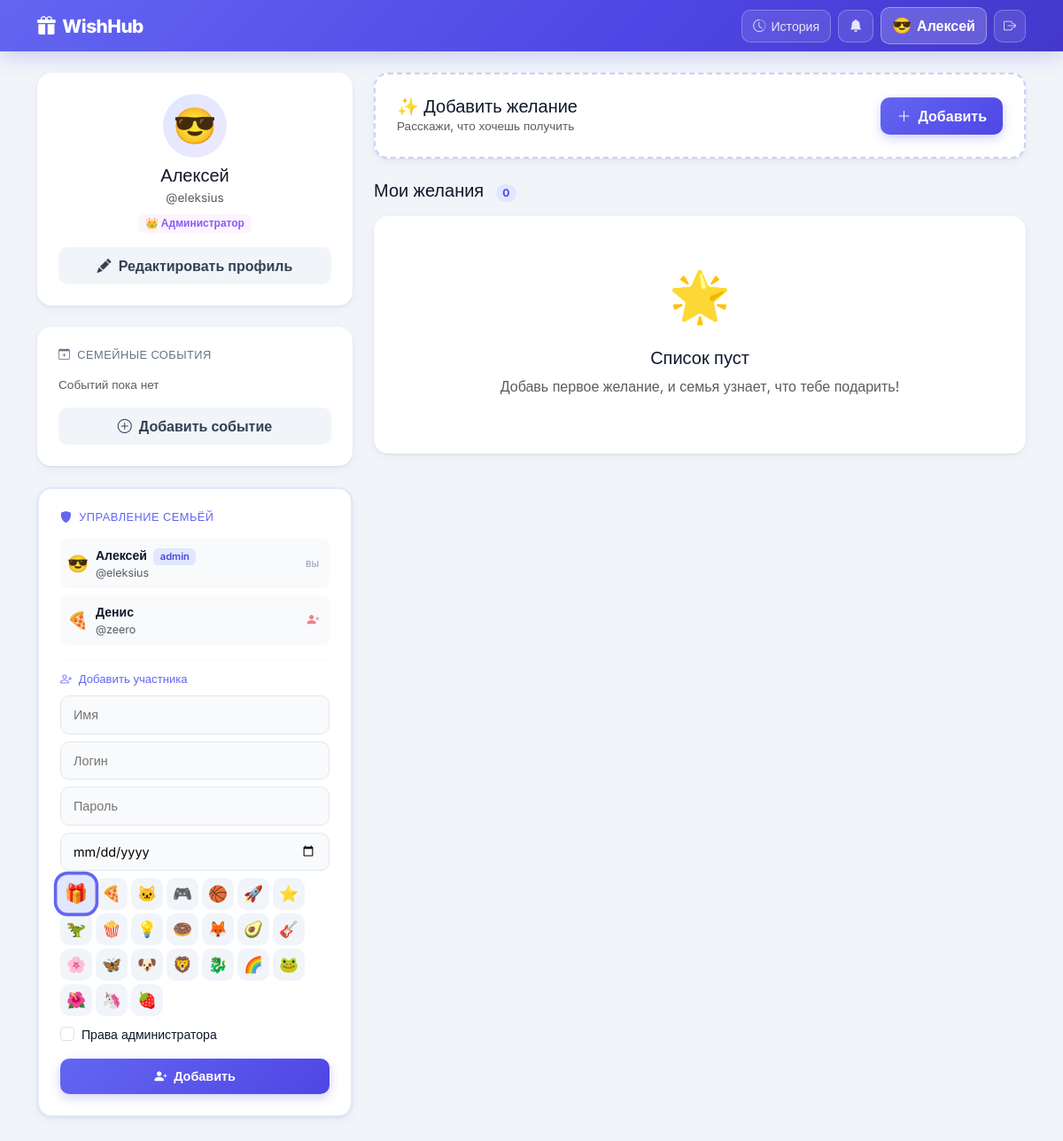
The app's page /my_wishlist (signed in), older data.
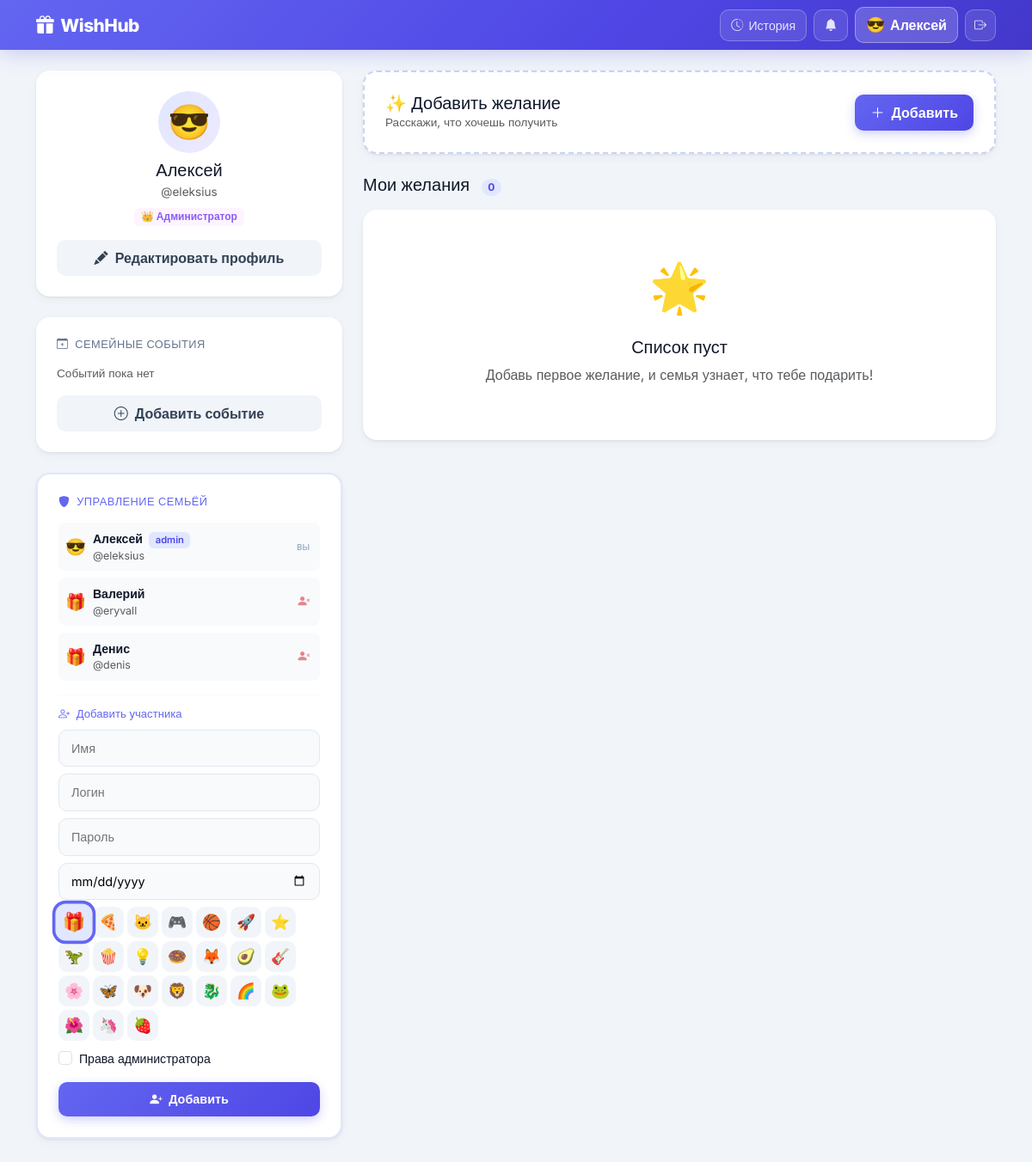
The same page, newer data.
### app.py (models this page shows)
class User(UserMixin, db.Model):
    id            = db.Column(db.Integer, primary_key=True)
    username      = db.Column(db.String(50), unique=True, nullable=False)
    password_hash = db.Column(db.String(255), nullable=False)
    name          = db.Column(db.String(50), nullable=False)
    is_admin      = db.Column(db.Boolean, default=False)
    birthday      = db.Column(db.Date, nullable=True)
    emoji         = db.Column(db.String(10), default='🎁')
    wishes        = db.relationship('WishItem', backref='owner', lazy=True, foreign_keys='WishItem.user_id')

### app.py (the view, shortened to what this page needs)
@app.route('/my_wishlist', methods=['GET', 'POST'])
@login_required
def my_wishlist():
    wishes = WishItem.query.filter_by(user_id=current_user.id, is_purchased=False).order_by(WishItem.created_at.desc()).all()
    family_events = FamilyEvent.query.all()
    return render_template('my_wishlist.html', wishes=wishes, emojis=EMOJIS,
                           categories=CATEGORIES, category_map=CATEGORY_MAP,
                           family_events=family_events, event_icons=EVENT_ICONS)

### app.py (called while the page is built)
@login_manager.user_loader
def load_user(user_id):
    return db.session.get(User, int(user_id))

### templates/my_wishlist.html (shortened to what the changed rows need)
{% extends "base.html" %}
{% block content %}
<div class="row g-4">
<div class="col-lg-4">
  <div class="card-w p-4 mb-4">
    <div class="text-center mb-3">
      <div class="d-inline-flex align-items-center justify-content-center rounded-circle mb-2"
           style="width:72px;height:72px;font-size:2.5rem;background:linear-gradient(135deg,#e0e7ff,#ede9fe)">
        {{ current_user.emoji }}
      </div>
      <h5 class="fw-800 mb-0">{{ current_user.name }}</h5>
      <span class="text-muted" style="font-size:.85rem">@{{ current_user.username }}</span>
      {% if current_user.is_admin %}
      <div class="mt-1"><span class="badge" style="background:#fdf4ff;color:#8b5cf6">👑 Администратор</span></div>
      {% endif %}
    </div>
  </div>
  {% if current_user.is_admin %}
  <div class="card-w p-4" style="border:2px solid #e0e7ff">
    {% set all_users = [] %}
    {% for u in ([current_user] + current_user.__class__.query.filter(current_user.__class__.id != current_user.id).all()) %}
    <div class="d-flex align-items-center gap-2 mb-2 p-2 rounded-3" style="background:#f8fafc">
      <span style="font-size:1.2rem">{{ u.emoji }}</span>
      <div class="flex-grow-1" style="min-width:0">
        <div style="font-size:.88rem;font-weight:600;white-space:nowrap;overflow:hidden;text-overflow:ellipsis">
          {{ u.name }}
          {% if u.is_admin %}<span class="badge ms-1" style="background:#e0e7ff;color:#4f46e5;font-size:.7rem;font-weight:600">admin</span>{% endif %}
        </div>
        <div class="text-muted" style="font-size:.78rem">@{{ u.username }}</div>
      </div>
      {% if u.id != current_user.id %}
      <button type="button"
              class="btn p-1 border-0 bg-transparent text-danger"
              style="font-size:.85rem;opacity:.6;line-height:1"
              title="Удалить пользователя"
              onclick="confirmDeleteUser({{ u.id }}, '{{ u.name|e }}')">
        <i class="bi bi-person-x-fill"></i>
      </button>
      {% else %}
      <span style="font-size:.75rem;color:#94a3b8;padding-right:4px">вы</span>
      {% endif %}
    </div>
    {% endfor %}
    <form method="POST" action="{{ url_for('create_user') }}">
      <div class="mb-2">
        <div class="d-flex flex-wrap gap-1">
          {% for em in emojis %}
          <label class="emoji-label" for="ne_{{ loop.index }}" style="width:36px;height:36px;font-size:1.1rem">{{ em }}</label>
          {% endfor %}
        </div>
      </div>
    </form>
  </div>
  {% endif %}
</div>
</div>
{% endblock %}

### templates/base.html (shortened to what this page needs)
<!DOCTYPE html>
<html lang="ru">
<head>
<link href="https://cdn.jsdelivr.net/npm/bootstrap@5.3.0/dist/css/bootstrap.min.css" rel="stylesheet">
<link href="https://cdn.jsdelivr.net/npm/bootstrap-icons@1.11.3/font/bootstrap-icons.min.css" rel="stylesheet">
</head>
<body>
<nav class="navbar navbar-expand-lg navbar-custom py-2 mb-4">
  <div class="container">
    <a class="navbar-brand text-white d-flex align-items-center gap-2" href="{{ url_for('index') }}">
      <i class="bi bi-gift-fill"></i> WishHub
    </a>
    {% if current_user.is_authenticated %}
    <div class="d-flex align-items-center gap-2 ms-auto flex-wrap">
      <a href="{{ url_for('history') }}" class="nav-history-btn">
        <i class="bi bi-clock-history"></i><span class="d-none d-sm-inline">История</span>
      </a>
      <div class="position-relative" id="bellWrapper" style="display:none">
        <button id="bellBtn" type="button"
                class="nav-history-btn position-relative"
                title="Уведомления">
          <i class="bi bi-bell-fill"></i>
        </button>
      </div>
      <a href="{{ url_for('my_wishlist') }}" class="nav-user-btn">
        <span style="font-size:1.1rem">{{ current_user.emoji }}</span>
        <span>{{ current_user.name }}</span>
      </a>
      <form method="POST" action="{{ url_for('logout') }}" class="m-0">
        <button type="submit" class="nav-link-logout border-0 bg-transparent" style="background: rgba(255,255,255,.1) !important; border: 1px solid rgba(255,255,255,.25) !important; cursor: pointer;">
          <i class="bi bi-box-arrow-right"></i>
        </button>
      </form>
    </div>
    {% endif %}
  </div>
</nav>
<div class="container pb-5">
  {% block content %}{% endblock %}
</div>
</body>
</html>

Row changes from the older to the newer data that the page shows:
removed User: emoji "🍕", name "Денис", username "zeero"
added User: emoji "🎁", name "Валерий", username "eryvall"
added User: emoji "🎁", name "Денис", username "denis"
